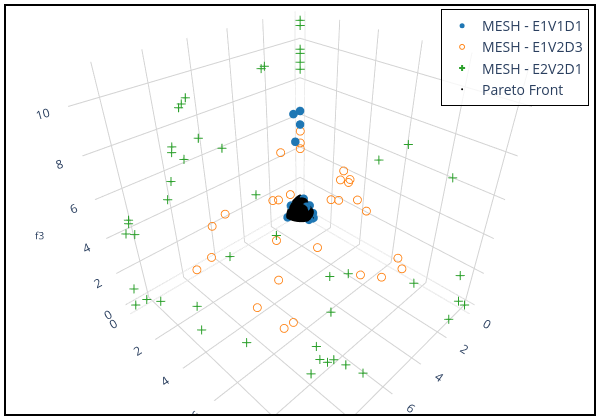

Source (notebook cell):
### Markdown cell above
## Benchmark 3D:

### Code cell
pareto_front = []
num_final_solutions = 300
position_dim = 10 # Number of variables
n_pareto_density = 50 # Number of Pareto points to be generated

experiment_name = "dtlz3"

# Choosing the files
choose_global_best_attribution_type = [0] # [0, 1, 2, 3]
choose_dm_pool_type = [1] # [0, 1, 2]
choose_de_mutation_type = [0] # [0, 1, 2, 3, 4]

# Name of chosen files
file_names = [
        f"E{i+1}V{j+1}D{k+1}_{experiment_name}.pkl"
        for i in choose_global_best_attribution_type
        for j in choose_dm_pool_type
        for k in choose_de_mutation_type
    ]
file_names = ['E1V1D1_dtlz3.pkl', 'E1V2D3_dtlz3.pkl', 'E2V2D1_dtlz3.pkl']
num_dataset = len(file_names) # Number of dataset

##### Color setup #####
solid_colors = [mcolors.to_hex(cm.tab10(i)) for i in range(num_dataset + 1)] # List with solid colors
colorscales = pc.named_colorscales() # List of color scales
num_scales = len(colorscales)
#######################

##### Marker setup #####
marker_symbols = ['circle', 'circle-open', 'cross', 'diamond', 'diamond-open', 'square', 'square-open', 'x']
num_symbols = len(marker_symbols)
#######################

for i in range(num_dataset):
  with open("../result/" + file_names[i], "rb") as f:
    r = pickle.load(f)
    pareto_front.append(
      go.Scatter3d(x=r['combined'][1][:,0],
                   y=r['combined'][1][:,1],
                   z=r['combined'][1][:,2],
                   mode='markers', marker=dict(size=5, symbol=marker_symbols[i % num_symbols], color=solid_colors[i]), #r['combined'][1][:,1], colorscale=colorscales[(i+1) % num_scales]),
                   name='MESH - ' + file_names[i][:6],
                   showlegend=True)
    )

# Creating a subplot
fig = go.Figure()

for i in range(num_dataset):
    fig.add_trace(pareto_front[i])

axis_range = None # [-0.1, 1.2]

# Setting layout
fig.update_layout(
    shapes=[
        dict(
            type="rect",
            xref="paper", yref="paper",
            x0=0, y0=0, x1=1, y1=1,
            line=dict(color="black", width=2),
            fillcolor="rgba(0,0,0,0)"  # Transparente
        )
    ],
    scene=dict(
        camera=dict(
          eye=dict(x=1,y=1,z=1)
        ),
        xaxis=dict(
            title=dict(text='f1', font=dict(size=10)),
            backgroundcolor='white',  # X-axis background
            gridcolor='lightgray',    # Grid color on X axis 
            showbackground=True,       # Show background
            range=axis_range
        ),
        yaxis=dict(
            title=dict(text='f2', font=dict(size=10)),
            backgroundcolor='white',  # Y-axis background
            gridcolor='lightgray',    # Grid color on Y axis
            showbackground=True,       # Show background
            range=axis_range
        ),
        zaxis=dict(
            title=dict(text='f3', font=dict(size=10)),
            backgroundcolor='white',  # Z-axis background
            gridcolor='lightgray',    # Grid color on Z axis
            showbackground=True,       # Show background
            range=axis_range
        ),
        aspectmode='cube'
    ),
    legend=dict(
        x=0.99,
        y=0.99,
        xanchor="right",
        yanchor="top",
        bgcolor="rgba(255,255,255,0.8)",  # fundo leve para não colidir com os pontos
        bordercolor="black",
        borderwidth=1,
        font=dict(size=14)
    ),
    showlegend=True,
    # title=dict(
    #     text='MESH - ' + experiment_name,
    #     x=0.5,  # Centering the title
    #     xanchor='center',
    #     yanchor='top'
    # ),
    margin=dict(l=5, r=5, b=5, t=5), # Rearrange the margin
    width=600,   # Figure width (pixels)
    height=420,  # Figure height (pixels)
    paper_bgcolor="white",
    plot_bgcolor='white'
)

# Plotting the Pareto front
real_pareto_front = get_pareto(experiment_name, n_pareto_density, position_dim, 3)
fig.add_trace(
	go.Scatter3d(x=real_pareto_front[:,0],
		y=real_pareto_front[:,1],
		z=real_pareto_front[:,2],
		mode='markers', marker=dict(size=2, color='black'),
		name='Pareto Front',
		showlegend=True
		)
	)

# Showing the figure
fig.show()

### Figure 1 — Plotly figure (JSON) as saved in the notebook; plotly's stock layout.template omitted (floating-point values rounded to 4 significant figures; data arrays with more than 128 entries replaced by an {"elided": "..."} marker saying what was removed)
{"data": [{"marker": {"color": "#1f77b4", "size": 5, "symbol": "circle"}, "mode": "markers", "name": "MESH - E1V1D1", "showlegend": true, "type": "scatter3d", "x": [1.026, 0.3191, 0.07526, 6.283e-17, 5.98e-17, 0.7508, 0.2257, 4.443e-17, 0.02144, 0.4881, 0.3613, 3.911e-16, 3.905e-16, 2.347e-16, 2.519e-17, 2.715e-19, 2.395e-32], "y": [0, 0.9753, 1.023, 1.026, 0.9766, 0, 0.6896, 0.7256, 0.2915, 0, 0.002346, 0, 2.107e-17, 3.128e-16, 3.425e-16, 3.911e-16, 3.911e-16], "z": [0, 0, 0, 0, 0.3149, 0.6995, 0.7255, 0.7255, 0.9836, 6.368, 4.714, 6.387, 6.387, 6.387, 5.609, 6.387, 6.387]}, {"marker": {"color": "#ff7f0e", "size": 5, "symbol": "circle-open"}, "mode": "markers", "name": "MESH - E1V2D3", "showlegend": true, "type": "scatter3d", "x": [7.395, 6.938, 6.918, 6.385, 1.838, 4.172e-16, 1.67, 3.989e-16, 6.633, 5.436, 6.175, 4.371, 3.815, 2.727e-16, 6.16, 2.369e-16, 4.417, 1.488, 4.105, 1.97, 3.406, 0.4843, 0.4011, 0.59, 1.788e-16, 1.451, 2.76e-16, 2.3e-16, 1.558e-32], "y": [0, 3.854, 5.518, 5.558, 5.691, 6.813, 6.745, 6.514, 0.2752, 3.722, 0, 2.547, 4.621, 4.454, 1.132, 3.869, 2.448, 3.863, 2.493, 3.79, 2.561, 3.619, 3.633, 3.206, 2.921, 0, 0, 2.217e-16, 2.544e-16], "z": [0, 0, 0, 0, 0, 0, 0.4837, 0.5226, 0.5455, 0.6484, 2.134, 1.748, 2.284, 2.355, 3.505, 2.746, 4.115, 3.443, 4.022, 3.676, 4.032, 3.914, 4.059, 3.917, 4.065, 4.475, 4.508, 5.218, 4.155]}, {"marker": {"color": "#2ca02c", "size": 5, "symbol": "cross"}, "mode": "markers", "name": "MESH - E2V2D1", "showlegend": true, "type": "scatter3d", "x": [10.83, 10.28, 9.882, 9.55, 8.599, 7.781, 6.457, 6.271, 1.295, 6.195e-16, 6.012e-16, 6.755, 7.139, 7.336, 7.059, 10.72, 9.394, 5.887e-16, 6.61, 3.308, 10.44, 10.14, 5.465, 6.333, 10.23, 10.19, 8.537, 8.268, 7.305, 7.954, 5.134e-16, 7.336, 7.451, 7.69, 7.638, 1.008, 3.807e-16, 6.375, 6.01, 7.039, 6.887, 6.659, 2.517, 2.319, 5.767e-16, 5.532e-16, 5.479e-16, 5.333e-16, 2.972e-16, 3.367e-32], "y": [0, 0.04463, 0.5757, 3.178, 4.993, 7.848, 8.507, 9.212, 10.07, 10.12, 9.819, 8.129, 8.12, 7.897, 7.467, 0, 2.87, 9.613, 7.751, 9.17, 0, 0.1456, 7.584, 7.396, 0, 0, 4.392, 0, 5.655, 0, 8.384, 4.704, 0.4747, 0, 0, 5.514, 6.217, 0.1163, 1.203, 0, 0, 0, 0, 0, 0, 2.028e-16, 3.64e-16, 4.095e-16, 4.365e-16, 5.499e-16], "z": [0, 0, 0, 0, 0, 0, 0, 0, 0, 0, 0.0197, 0.2335, 0.4148, 0.5537, 0.7144, 0.969, 1.138, 1.519, 2.64, 2.978, 4.039, 3.924, 3.807, 4.102, 4.471, 4.644, 4.484, 4.758, 5.599, 5.576, 6.217, 6.973, 6.693, 6.916, 7.173, 6.238, 6.919, 7.169, 6.978, 8.77, 8.891, 9.093, 9.287, 9.35, 9.418, 9.622, 10.74, 10.98, 8.624, 8.98]}, {"marker": {"color": "black", "size": 2}, "mode": "markers", "name": "Pareto Front", "showlegend": true, "type": "scatter3d", "x": {"elided": "2500 float values"}, "y": {"elided": "2500 float values"}, "z": {"elided": "2500 float values"}}], "layout": {"height": 420, "legend": {"bgcolor": "rgba(255,255,255,0.8)", "bordercolor": "black", "borderwidth": 1, "font": {"size": 14}, "x": 0.99, "xanchor": "right", "y": 0.99, "yanchor": "top"}, "margin": {"b": 5, "l": 5, "r": 5, "t": 5}, "paper_bgcolor": "white", "plot_bgcolor": "white", "scene": {"aspectmode": "cube", "camera": {"eye": {"x": 1, "y": 1, "z": 1}}, "xaxis": {"backgroundcolor": "white", "gridcolor": "lightgray", "showbackground": true, "title": {"font": {"size": 10}, "text": "f1"}}, "yaxis": {"backgroundcolor": "white", "gridcolor": "lightgray", "showbackground": true, "title": {"font": {"size": 10}, "text": "f2"}}, "zaxis": {"backgroundcolor": "white", "gridcolor": "lightgray", "showbackground": true, "title": {"font": {"size": 10}, "text": "f3"}}}, "shapes": [{"fillcolor": "rgba(0,0,0,0)", "line": {"color": "black", "width": 2}, "type": "rect", "x0": 0, "x1": 1, "xref": "paper", "y0": 0, "y1": 1, "yref": "paper"}], "showlegend": true, "width": 600}}
